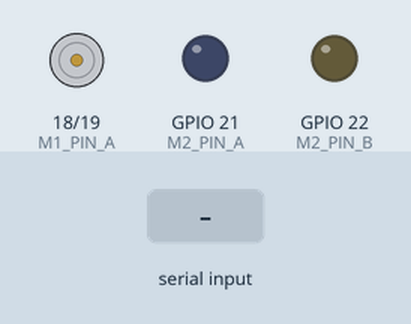
Bench run of a program on a simulated ESP32. Shown: motor-driver pin pairs drawn as motors (green arrow = first pin HIGH = forward, orange = second pin HIGH = backward, longer = more drive), output pins drawn as LEDs (lit = HIGH). The inputs (shaded band) are chosen by the test bench. What the program prints to the serial monitor is not drawn.

Above: at 1.2 s.
1.3 s: "v1\n" received over Serial
At 2.0 s:
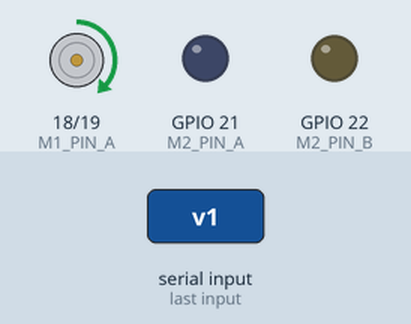
2.8 s: "di\n" received over Serial
At 3.1 s:
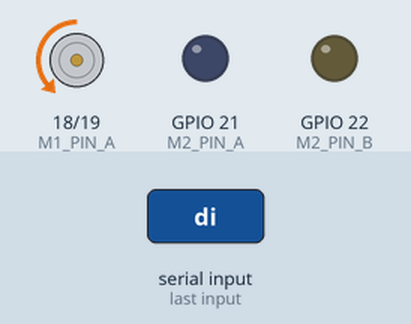
4.3 s: "v2\n" received over Serial
At 5.5 s:
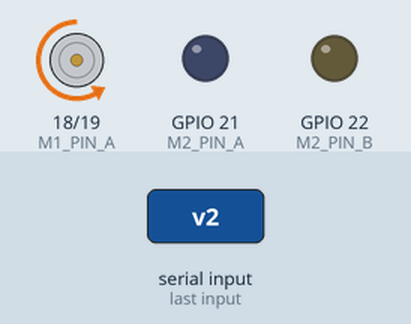
5.8 s: "dr\n" received over Serial
At 6.6 s:
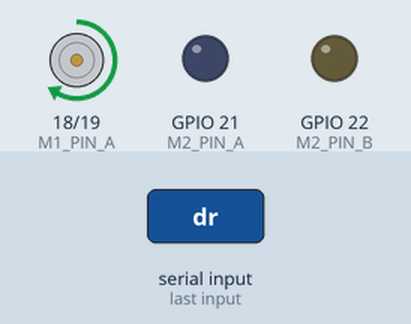
7.3 s: "v3\n" received over Serial
At 7.8 s:
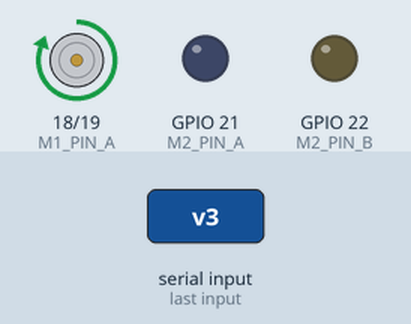
8.8 s: "di\n" received over Serial
At 10.1 s:
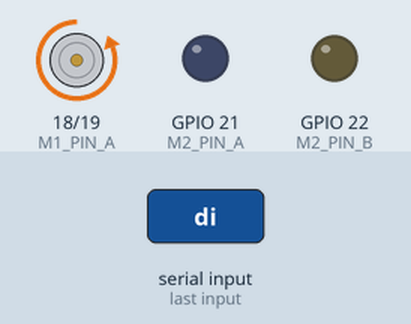
Timing chart, 0 to 11.3 s (numbered marks = the images above; inputs shaded):
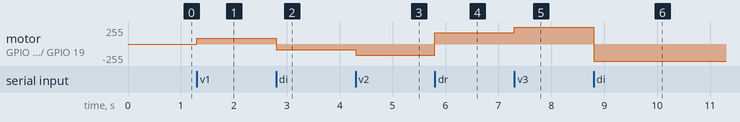

Measured:
- after the input at 1.3 s, motor on GPIO 18 (M1_PIN_A) / GPIO 19 (M1_PIN_B): stopped → forward 85/255 at once
- after the input at 2.8 s, motor on GPIO 18 (M1_PIN_A) / GPIO 19 (M1_PIN_B): forward 85/255 → backward 85/255 at once
- after the input at 4.3 s, motor on GPIO 18 (M1_PIN_A) / GPIO 19 (M1_PIN_B): backward 85/255 → backward 169/255 at once
- after the input at 5.8 s, motor on GPIO 18 (M1_PIN_A) / GPIO 19 (M1_PIN_B): backward 169/255 → forward 169/255 at once
- after the input at 7.3 s, motor on GPIO 18 (M1_PIN_A) / GPIO 19 (M1_PIN_B): forward 169/255 → forward 255/255 at once
- after the input at 8.8 s, motor on GPIO 18 (M1_PIN_A) / GPIO 19 (M1_PIN_B): forward 255/255 → backward 255/255 at once

The program:

main.cpp
```cpp
// ACTIVIDAD 11: Control de motores DC con PWM (ESP32 + L298N) por Monitor Serial

#include <Arduino.h>

constexpr uint8_t M1_PIN_A = 18;
constexpr uint8_t M1_PIN_B = 19;
constexpr uint8_t M2_PIN_A = 21;
constexpr uint8_t M2_PIN_B = 22;

constexpr uint32_t PWM_FREQ = 20000;
constexpr uint8_t PWM_RESOLUTION = 8;


constexpr uint8_t VEL_DETENIDO = 0;
constexpr uint8_t VEL_BAJA = 85;
constexpr uint8_t VEL_MEDIA = 170;
constexpr uint8_t VEL_ALTA = 255;

#if defined(ESP_ARDUINO_VERSION_MAJOR) && ESP_ARDUINO_VERSION_MAJOR >= 3
  #define PWM_ATTACH(pin, ch) ledcAttachChannel(pin, PWM_FREQ, PWM_RESOLUTION, ch)
  #define PWM_WRITE(pin, ch, duty) ledcWrite(pin, duty)
#else
  #define PWM_ATTACH(pin, ch) do { ledcSetup(ch, PWM_FREQ, PWM_RESOLUTION); ledcAttachPin(pin, ch); } while (0)
  #define PWM_WRITE(pin, ch, duty) ledcWrite(ch, duty)
#endif

class Motor {
  private:
    uint8_t pinA, pinB;
    uint8_t chA, chB;
    bool direction;
    uint8_t speed;

    void apply() {
      if (direction) {
        PWM_WRITE(pinA, chA, speed);
        PWM_WRITE(pinB, chB, 0);
      } else {
        PWM_WRITE(pinA, chA, 0);
        PWM_WRITE(pinB, chB, speed);
      }
    }

  public:
    Motor(uint8_t a, uint8_t b, uint8_t channelA, uint8_t channelB)
      : pinA(a), pinB(b), chA(channelA), chB(channelB),
        direction(true), speed(VEL_DETENIDO) {}

    void begin() {
      PWM_ATTACH(pinA, chA);
      PWM_ATTACH(pinB, chB);
      stop();
    }

    void setDirection(bool newDirection) {
      direction = newDirection;
      apply();
    }

    void setSpeed(uint8_t newSpeed) {
      speed = newSpeed;
      apply();
    }

    void stop() { setSpeed(VEL_DETENIDO); }

    bool getDirection() const { return direction; }
    uint8_t getSpeed() const { return speed; }

    const char* getSpeedName() const {
      if (speed == VEL_DETENIDO) return "DETENIDO";
      if (speed == VEL_BAJA) return "BAJA (33%)";
      if (speed == VEL_MEDIA) return "MEDIA (66%)";
      if (speed == VEL_ALTA) return "ALTA (100%)";
      return "PERSONALIZADA";
    }
};


Motor motor1(M1_PIN_A, M1_PIN_B, 0, 1);
Motor motor2(M2_PIN_A, M2_PIN_B, 2, 3);

class SerialMenu {
  private:
    Motor* activeMotor;
    String inputBuffer;

    void prompt() { Serial.print("\nComando > "); }

  public:
    explicit SerialMenu(Motor* defaultMotor) : activeMotor(defaultMotor) {}

    void showMenu() {
      Serial.println("\n--------------------------------");
      Serial.println("  MENU DE CONTROL DE MOTORES    ");
      Serial.println("--------------------------------");
      Serial.println("1)  Seleccionar MOTOR 1");
      Serial.println("2)  Seleccionar MOTOR 2");
      Serial.println("di) Direccion IZQUIERDA");
      Serial.println("dr) Direccion DERECHA");
      Serial.println("v1) Velocidad BAJA  (33%)");
      Serial.println("v2) Velocidad MEDIA (66%)");
      Serial.println("v3) Velocidad ALTA  (100%)");
      Serial.println("s)  STOP / Detener motor");
      Serial.println("q)  Query / Ver estado");
      Serial.println("m)  Mostrar este menu");
      Serial.println("--------------------------------");
      Serial.print("Comando > ");
    }


    void update() {
      while (Serial.available() > 0) {
        char c = Serial.read();

        if (c == '\n' || c == '\r') {
          inputBuffer.trim();
          if (inputBuffer.length() > 0) {
            processCommand(inputBuffer);
            inputBuffer = "";
            prompt();
          }
        } else if (inputBuffer.length() < 16) {
          inputBuffer += c;
        }
      }
    }

  private:
    void processCommand(String command) {
      command.toLowerCase();
      command.replace(" ", "");

      if (command == "1") {
        activeMotor = &motor1;
        Serial.println(">> Motor 1 Seleccionado.");
      } else if (command == "2") {
        activeMotor = &motor2;
        Serial.println(">> Motor 2 Seleccionado.");
      } else if (command == "di") {
        activeMotor->setDirection(false);
        Serial.println(">> Direccion: IZQUIERDA");
      } else if (command == "dr") {
        activeMotor->setDirection(true);
        Serial.println(">> Direccion: DERECHA");
      } else if (command == "v1") {
        activeMotor->setSpeed(VEL_BAJA);
        Serial.println(">> Velocidad: BAJA (33%)");
      } else if (command == "v2") {
        activeMotor->setSpeed(VEL_MEDIA);
        Serial.println(">> Velocidad: MEDIA (66%)");
      } else if (command == "v3") {
        activeMotor->setSpeed(VEL_ALTA);
        Serial.println(">> Velocidad: ALTA (100%)");
      } else if (command == "s") {
        activeMotor->stop();
        Serial.println(">> Motor detenido.");
      } else if (command == "q") {
        showStatus();
      } else if (command == "m") {
        showMenu();
      } else {
        Serial.println("!! Comando no valido. Envia 'm' para ver el menu.");
      }
    }

    void showStatus() {
      Serial.println("\n--- ESTADO ACTUAL ---");
      Serial.print("Motor Activo: ");
      Serial.println(activeMotor == &motor1 ? "Motor 1" : "Motor 2");
      Serial.print("Direccion:    ");
      Serial.println(activeMotor->getDirection() ? "DERECHA" : "IZQUIERDA");
      Serial.print("Velocidad:    ");
      Serial.print(activeMotor->getSpeedName());
      Serial.print(" (PWM: ");
      Serial.print(activeMotor->getSpeed());
      Serial.println(" / 255)");
    }
};

SerialMenu menu(&motor1);


void setup() {
  Serial.begin(115200);

  motor1.begin();
  motor2.begin();

  menu.showMenu();
}

void loop() {
  menu.update();
}
```
